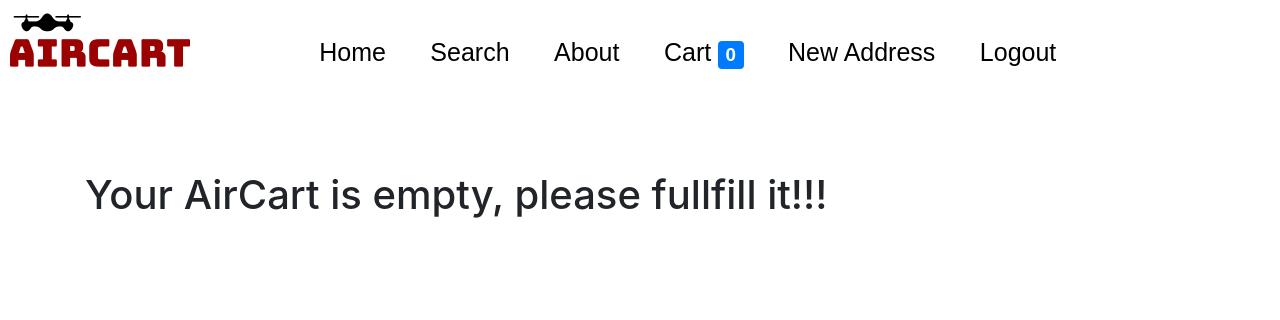
/yourCart (signed in), run on an earlier commit of the app's database.
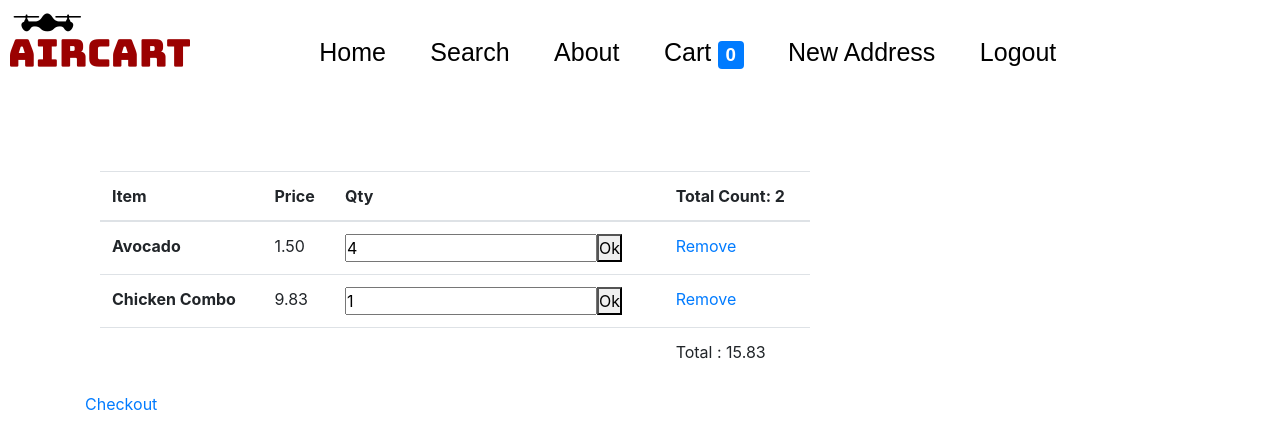
And on a later commit of the database.
### carts/models.py (models this page shows, shortened)
class Cart(models.Model):
    user = models.ForeignKey(settings.AUTH_USER_MODEL, on_delete= models.CASCADE, )# total price with tax
    total = models.DecimalField(max_digits=100, decimal_places=2, default=0.00) #  total price without tax
    totalCount = models.IntegerField(default=0)
    start_date  = models.DateTimeField(auto_now=False, auto_now_add=True)
    ordered_date = models.DateTimeField(auto_now=True, auto_now_add=False) #last day of updating the cart that means checkout date
    ordered = models.BooleanField(default=False)# status of a cart have been checkout or not

class CartItem(models.Model):
    cart = models.ForeignKey('Cart', null=True, blank=True, on_delete=models.CASCADE)
    product = models.ForeignKey(Product, on_delete=models.CASCADE)
    quantity = models.IntegerField(default=1)
    productTotal = models.DecimalField(max_digits=1000, decimal_places=2, default=1.00)
    start_date  = models.DateTimeField(auto_now=False, auto_now_add=True)
    ordered_date = models.DateTimeField(auto_now=True, auto_now_add=False)

### ecommerce/models.py (models this page shows, shortened)
class Product(models.Model):
    id = models.IntegerField
    title = models.CharField(max_length=120, null=False, blank=False)
    description = models.TextField(null=False, blank=False)
    price = models.DecimalField(decimal_places=2, max_digits=100, default=0.0)
    salePrice = models.DecimalField( decimal_places=2, max_digits=100, default=0.0)
    slug = models.SlugField()
    category = models.CharField(max_length=120, choices=STATUS_CHOICES, default="Others")
    timestamp = models.DateTimeField(auto_now_add=True, auto_now=False)
    updated = models.DateTimeField(auto_now_add=False, auto_now=True)
    active = models.BooleanField(default=True)
    class Meta:
        unique_together = ('title', 'slug')

### carts/views.py (the view)
# urls.py: path('yourCart', cart, name='cart'),
@login_required
def cart(request):
        try:
                cart = Cart.objects.get(user = request.user, ordered=False)
                context = {'cart': cart, 'empty':False}
        except:
                message_empty = "Your AirCart is empty, please fullfill it!!!"
                context = {'empty':True, 'message_empty': message_empty}
        template = 'cart/cart.html'
        return render(request, template, context)

### ecommerce/templates/cart/cart.html (shortened to what this page needs)
{% extends 'html/nav.html' %} {% block content %}
    {% if empty == False %}
        <div class="col-sm-8 col-sm-offset-2">
            <table class="table">
            <thead>
                <tr>
                <th scope="col">Item</th>
                <th scope="col">Price</th>
                <th scope="col">Qty</th>
                <th>Total Count: {{ cart.totalCount }} </th>
                </tr>
            </thead>
            <tbody>
            {% for item in cart.cartitem_set.all %}
            <tr>
                <td><b>{{item.product.title }}</b></td>
                <td>{{ item.product.salePrice }}</td>
                <th>
                    <form action="{% url "delete_cart" item.product.slug %}" method='POST'>
                        <input name='delete' type="number" value="{{ item.quantity }}"/><button type='submit' >Ok</button>
                    </form>
                </th>
                <td><a href='{% url "delete_cart" item.product.slug %}?qty=0'>Remove</a></td>
            </tr>
            {% endfor %}
        </tbody>
        <tfoot>
            <tr>
                <td></td>
                <td></td>
                <td></td>
                <td>Total : {{ cart.total }}</td>
            </tr>
        </tfoot>
        </table>
        </div>
        <a href="{% url "checkout" %}">Checkout</a>
    {% else %}
    <h1>{{ message_empty }}</h1>
    {% endif %}
{% endblock content %}

### ecommerce/templates/html/nav.html (shortened to what this page needs)
<!DOCTYPE html>
{% load static %}
<html>
  <head>
    <link
      rel="stylesheet"
      href="https://maxcdn.bootstrapcdn.com/bootstrap/4.0.0/css/bootstrap.min.css"
    />
    <link
      rel="stylesheet"
      href="https://maxcdn.bootstrapcdn.com/bootstrap/4.0.0/css/bootstrap.min.css"
    />
    <link rel="stylesheet" href="{% static 'assests/nav.css' %}" />
  </head>
  <body>
        <div class='collapse-menu'>
            <label for="menu"><img src="{% static 'images/branch.png' %}"/></label>
            <nav class='navbar-group'>
                <ul class='navbar-main-group'>
                    {% if not user.is_authenticated %}
                        <li class="navbar-part-group">
                            <a href="{% url 'homeMain' %}">Home</a>
                        </li>
                        <li class="navbar-part-group">
                            <a href="{% url 'register' %}">Register</a>
                        </li>
                        <li class="navbar-part-group"><a href="{% url 'signin' %}"> Sign In</a></li>
                        <li class="navbar-part-group">
                        <div class="dropdown">
                            <a href="" class='dropbtn'>Search</a>
                                      <div class="dropdown-content">
                                          <form  action='/s/'>
                                                {% comment %} /s/ for searching {% endcomment %}
                                                    <input  type="search" placeholder="Search" aria-label="search"  name='search'>{% comment %} name is to display the searching variable  {% endcomment %}
                                                <button type="submit">Search</button>
                                            </form>
                                      </div>
                        </div>
                    </li>
                    {% else %}
                    <li class="navbar-part-group"><a href="{% url 'homeMain' %}">Home</a></li>
                    <li class="navbar-part-group">
                        <div class="dropdown">
                            <a href="" class='dropbtn'>Search</a>
                        </div>
                    </li>
                    <li class="navbar-part-group"><a  href="{% url 'about' %} ">About</a></li>
                    <li class="navbar-part-group"><a href="{% url 'cart' %} ">Cart <span class="badge badge-primary">{% if not request.session.key  %}0{% else %}{{ request.session.key}}{% endif %}</span></a></li>
                    <li class="navbar-part-group"><a href="{% url 'add_address' %} ">New Address</a></li>
                    <li class="navbar-part-group"><a  href="{% url 'logout' %}">Logout</li>
                    <li class="navbar-part-group"><a href=""></a></li>
                    {% endif %}
                </ul>
            </nav>
        </div>
    <div class="container">{% block content %} {% endblock content %}</div>
  </body>
</html>

### static/assests/nav.css (style rules this page uses)
@media only screen 
and (min-width :975px) { * { padding: 0; margin: 0; } }
@media only screen 
and (min-width :975px) { .navbar-group { top: -70px; right: -70px; clear: both; display: inline; position: relative; z-index: 1; margin: 0 auto; padding: 0px; background-color:#FFFFFF; } }
@media only screen 
and (min-width :975px) { .navbar-main-group { margin: 0; display: block; text-align: center; padding: 0; } }
@media only screen 
and (min-width :975px) { .navbar-part-group { font-family: sans-serif, Helvetica, Arial; font-size: 25px; font-weight: normal; position: relative; list-style: none; margin: 0; display: inline-block; padding: 20px; } }
@media only screen 
and (min-width :975px) { .navbar-part-group a { float: left; display: block; color:black; text-align: center; text-decoration: none; font-size: 25px; border-bottom: 3px solid transparent; } }

What changed in the data, as far as the page shows it:
added Cart: totalCount "2", total "15.83"
added CartItem: product "Avocado", product.salePrice "1.50", delete "4"
added CartItem: product "Chicken Combo", product.salePrice "9.83", delete "1"
Also different on the page:
{{ message_empty }}: "Your AirCart is empty, please fullfill it!!!" → (not shown)
text now shown: "Item Price Qty Total Count: Total : Checkout"
